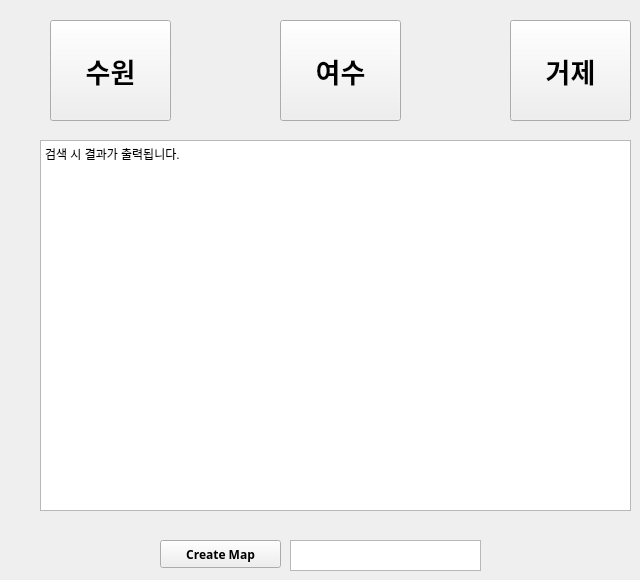
   <widget class="QWidget" name="tab_5">
    <attribute name="title">
     <string>MarketMap</string>
    </attribute>
    <widget class="QPushButton" name="pushButton_8">
     <property name="geometry">
      <rect>
       <x>50</x>
       <y>20</y>
       <width>121</width>
       <height>101</height>
      </rect>
     </property>
     <property name="font">
      <font>
       <pointsize>20</pointsize>
       <weight>75</weight>
       <bold>true</bold>
      </font>
     </property>
     <property name="text">
      <string>수원</string>
     </property>
    </widget>
    <widget class="QTextBrowser" name="textBrowser_18">
     <property name="geometry">
      <rect>
       <x>40</x>
       <y>140</y>
       <width>591</width>
       <height>371</height>
      </rect>
     </property>
     <property name="html">
      <string>&lt;!DOCTYPE HTML PUBLIC &quot;-//W3C//DTD HTML 4.0//EN&quot; &quot;http://www.w3.org/TR/REC-html40/strict.dtd&quot;&gt;
&lt;html&gt;&lt;head&gt;&lt;meta name=&quot;qrichtext&quot; content=&quot;1&quot; /&gt;&lt;style type=&quot;text/css&quot;&gt;
p, li { white-space: pre-wrap; }
&lt;/style&gt;&lt;/head&gt;&lt;body style=&quot; font-family:'휴먼매직체'; font-size:9pt; font-weight:400; font-style:normal;&quot;&gt;
&lt;p style=&quot; margin-top:0px; margin-bottom:0px; margin-left:0px; margin-right:0px; -qt-block-indent:0; text-indent:0px;&quot;&gt;&lt;span style=&quot; font-family:'Gulim';&quot;&gt;검색 시 결과가 출력됩니다.&lt;/span&gt;&lt;/p&gt;&lt;/body&gt;&lt;/html&gt;</string>
     </property>
    </widget>
    <widget class="QTextBrowser" name="textBrowser_19">
     <property name="geometry">
      <rect>
       <x>290</x>
       <y>540</y>
       <width>191</width>
       <height>31</height>
      </rect>
     </property>
     <property name="html">
      <string>&lt;!DOCTYPE HTML PUBLIC &quot;-//W3C//DTD HTML 4.0//EN&quot; &quot;http://www.w3.org/TR/REC-html40/strict.dtd&quot;&gt;
&lt;html&gt;&lt;head&gt;&lt;meta name=&quot;qrichtext&quot; content=&quot;1&quot; /&gt;&lt;style type=&quot;text/css&quot;&gt;
p, li { white-space: pre-wrap; }
&lt;/style&gt;&lt;/head&gt;&lt;body style=&quot; font-family:'휴먼매직체'; font-size:9pt; font-weight:400; font-style:normal;&quot;&gt;
&lt;p style=&quot;-qt-paragraph-type:empty; margin-top:0px; margin-bottom:0px; margin-left:0px; margin-right:0px; -qt-block-indent:0; text-indent:0px; font-family:'Gulim';&quot;&gt;&lt;br /&gt;&lt;/p&gt;&lt;/body&gt;&lt;/html&gt;</string>
     </property>
    </widget>
    <widget class="QPushButton" name="pushButton_9">
     <property name="geometry">
      <rect>
       <x>160</x>
       <y>540</y>
       <width>121</width>
       <height>28</height>
      </rect>
     </property>
     <property name="font">
      <font>
       <family>휴먼매직체</family>
       <weight>75</weight>
       <bold>true</bold>
      </font>
     </property>
     <property name="text">
      <string>Create Map</string>
     </property>
    </widget>
    <widget class="QPushButton" name="pushButton_10">
     <property name="geometry">
      <rect>
       <x>280</x>
       <y>20</y>
       <width>121</width>
       <height>101</height>
      </rect>
     </property>
     <property name="font">
      <font>
       <pointsize>20</pointsize>
       <weight>75</weight>
       <bold>true</bold>
      </font>
     </property>
     <property name="text">
      <string>여수</string>
     </property>
    </widget>
    <widget class="QPushButton" name="pushButton_11">
     <property name="geometry">
      <rect>
       <x>510</x>
       <y>20</y>
       <width>121</width>
       <height>101</height>
      </rect>
     </property>
     <property name="font">
      <font>
       <pointsize>20</pointsize>
       <weight>75</weight>
       <bold>true</bold>
      </font>
     </property>
     <property name="text">
      <string>거제</string>
     </property>
    </widget>
   </widget>
